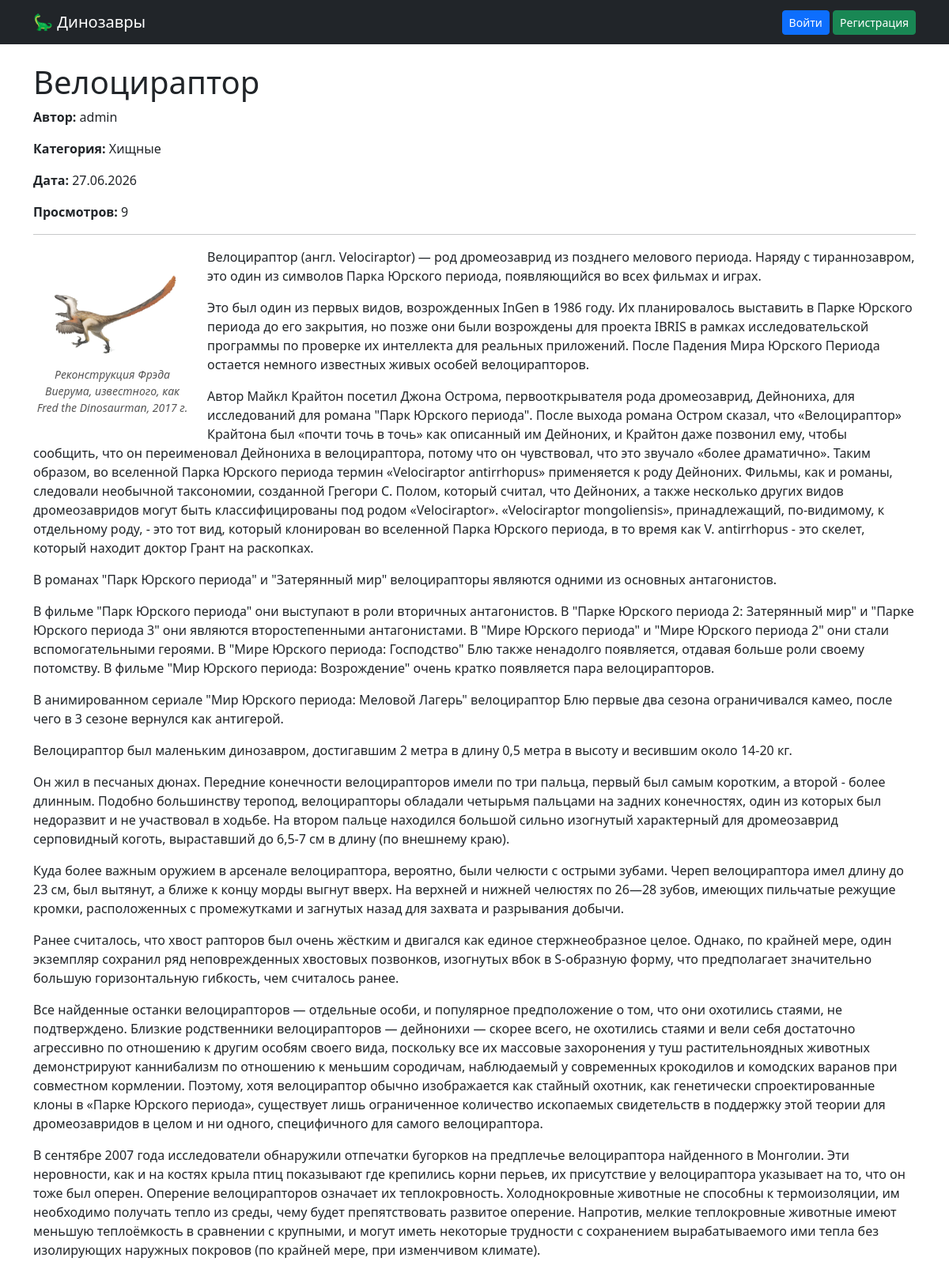
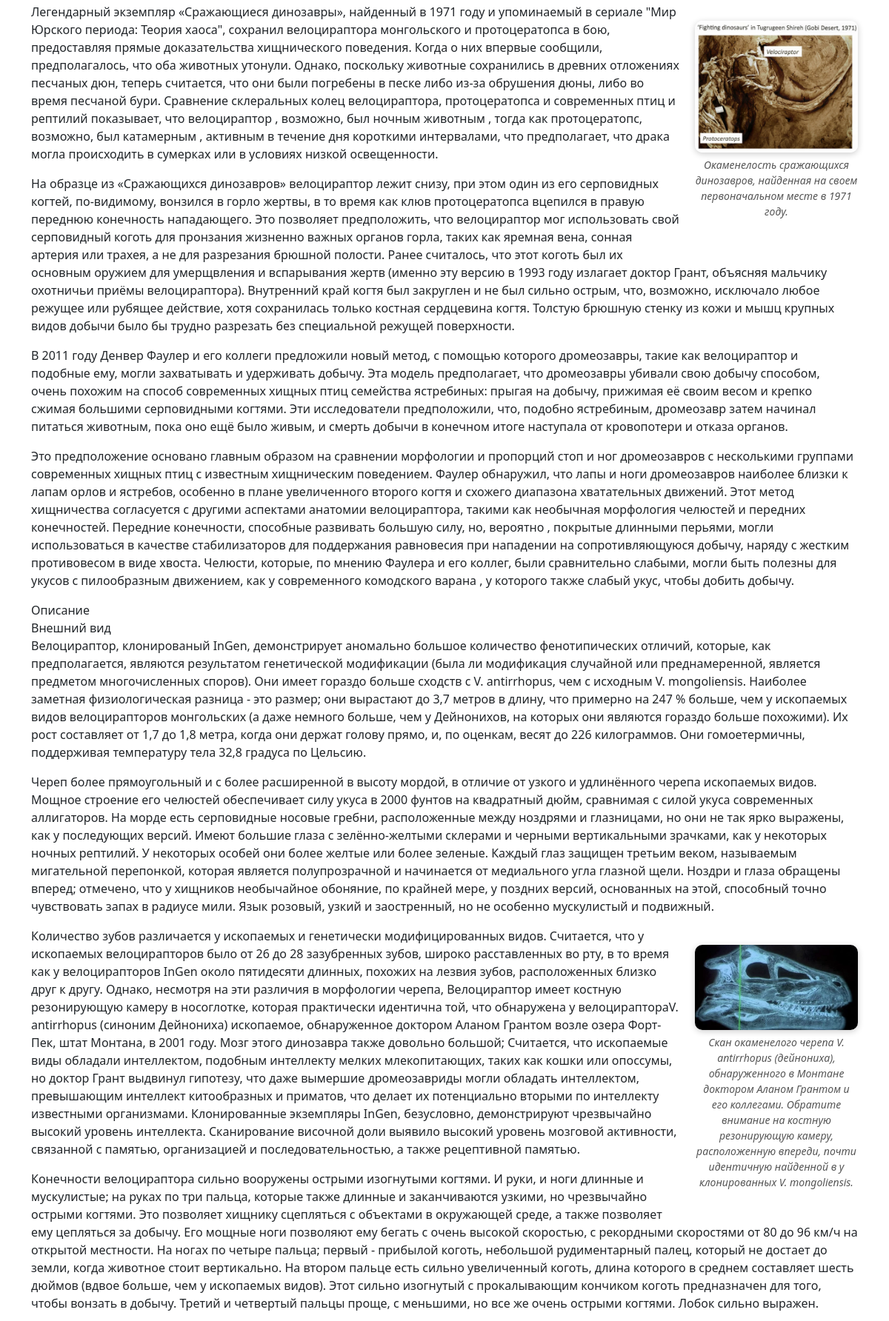
The app's page /article/1/ (upper part) with its own data (2 pictures, top to bottom).
### blog/models.py (models this page shows, shortened)
class Article(models.Model):
    title = models.CharField(max_length=200, verbose_name="Заголовок")
    content = models.TextField(verbose_name="Содержание")
    image = models.ImageField(upload_to='dinosaur_images/', blank=True, null=True)
    category = models.ForeignKey(Category, on_delete=models.CASCADE, verbose_name="Категория")
    author = models.ForeignKey(User, on_delete=models.CASCADE, verbose_name="Автор")
    created_at = models.DateTimeField(auto_now_add=True)
    views = models.PositiveIntegerField(default=0)
    is_published = models.BooleanField(default=True)
    class Meta:
        verbose_name = "Статья"
        verbose_name_plural = "Статьи"
        ordering = ['-created_at']

class Category(models.Model):
    name = models.CharField(max_length=50, verbose_name="Название")
    slug = models.SlugField(unique=True, verbose_name="URL")
    class Meta:
        verbose_name = "Категория"
        verbose_name_plural = "Категории"

### blog/views.py (the view)
# urls.py: path('article/<int:pk>/', views.article_detail, name='article_detail'),
def article_detail(request, pk):
    article = get_object_or_404(Article, pk=pk)
    article.views += 1
    article.save()
    comments = article.comments.all()
    if request.method == 'POST' and request.user.is_authenticated:
        form = CommentForm(request.POST)
        if form.is_valid():
            comment = form.save(commit=False)
            comment.user = request.user
            comment.article = article
            comment.save()
            messages.success(request, 'Комментарий добавлен.')
            return redirect('blog:article_detail', pk=article.pk)
    else:
        form = CommentForm()
    context = {
        'article': article,
        'comments': comments,
        'form': form,
    }
    return render(request, 'blog/article_detail.html', context)

### blog/templates/blog/article_detail.html (shortened to what this page needs)
{% extends 'blog/base.html' %}
{% block content %}
<div class="row">
    <div class="col-md-12">
        <h1>{{ article.title }}</h1>
        <p><strong>Автор:</strong> {{ article.author.username }}</p>
        <p><strong>Категория:</strong> {{ article.category.name }}</p>
        <p><strong>Дата:</strong> {{ article.created_at|date:"d.m.Y" }}</p>
        <p><strong>Просмотров:</strong> {{ article.views }}</p>
        <hr>
        <div class="mb-4">
    {{ article.content|safe|linebreaks }}
</div>
    </div>
</div>
{% endblock %}

### records on screen
Article: title "Велоцираптор", author.username "admin", category.name "Хищные", created_at "27.06.2026", views "9", content (picture), content "Реконструкция Фрэда Виерума, известного, как Fred the Dinosaurman, 2017 г. Велоцираптор (англ. Velociraptor) — род дромеозаврид из позднего мелового периода. Наряду с тираннозавром, это один из символов Парка Юрского периода, появляющийся во всех фильмах и играх. Это был один из первых видов, возрожденных InGen в 1986 году. Их планировалось выставить в Парке Юрского периода до его закрытия, но позже они были возрождены для проекта IBRIS в рамках исследовательской программы по проверке их интеллекта для реальных приложений. После Падения Мира Юрского Периода остается немного известных живых особей велоцирапторов. Автор Майкл Крайтон посетил Джона Острома, первооткрывателя рода дромеозаврид,…"
